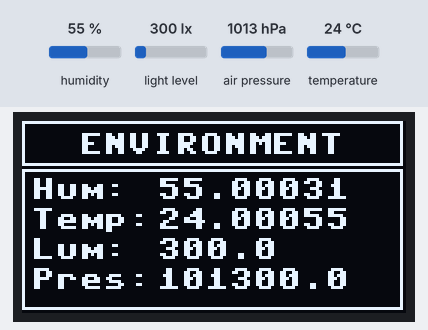
The program below on a simulated MicroPython board. On the bench: 128×64 one-colour display. The test bench sets the inputs (shaded band); at power-on: humidity 55 %, light level 300 lx, air pressure 1013 hPa, temperature 24 °C. Library files of the repository ran but are not shown: bmp280.py, ahtx0.py, bh1750.py, ssd1306.py; what the program prints to the serial console is not drawn.

Above: at 3.5 s.
3.6 s: humidity set to 22 %
At 4.8 s:
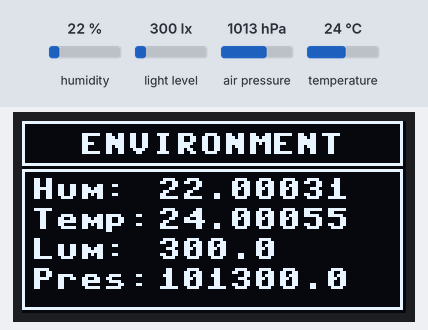
5.6 s: light level set to 40 lx
At 6.7 s:
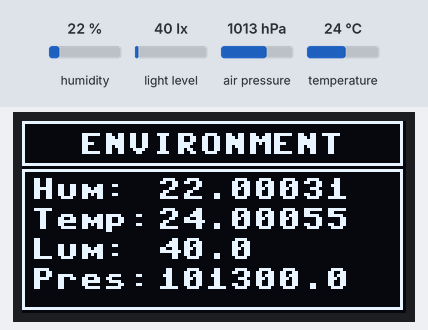
7.1 s: air pressure set to 952 hPa
At 8.4 s:
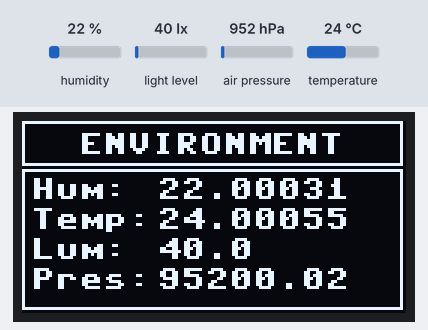
8.7 s: temperature set to 12 °C
At 10.2 s:
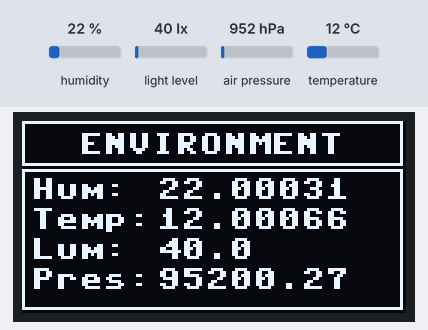
10.6 s: humidity set to 40 %
At 11.9 s:
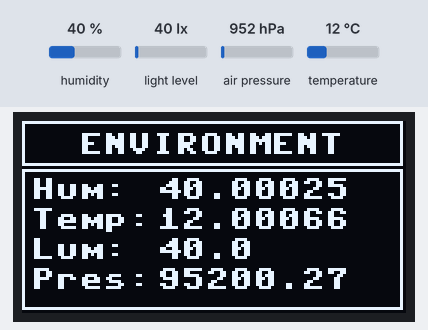
Timing chart, 0 to 13.6 s (numbered marks = the images above; inputs shaded):
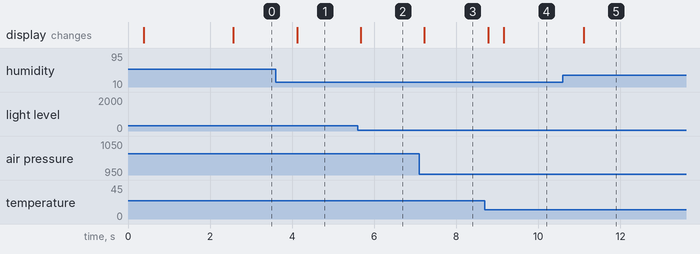

Measured:
- after the input at 3.6 s, the display: changes after 0.52 s (image 1)
- after the input at 5.6 s, the display: changes after 0.07 s (image 2)
- after the input at 7.1 s, the display: changes after 0.12 s (image 3)
- after the input at 8.7 s, the display: first changes after 0.07 s (image 4 shows a later state)
- after the input at 10.6 s, the display: changes after 0.50 s (image 5)

The program:

test.py
```python
from machine import I2C, Pin, SPI
from bmp280 import *
from utime import sleep, sleep_ms
import ahtx0
from bh1750 import BH1750
from ssd1306 import SSD1306_SPI
import framebuf


sclPin = Pin(1)
sdaPin = Pin(0)

sclPin_2 = Pin(15)
sdaPin_2 = Pin(14)

sclPin_3 = Pin(17)
sdaPin_3 = Pin(16)

WIDTH  = 128                                            # oled display width
HEIGHT = 64                                             # oled display height
buffer = bytearray(b"\x00\x00\x00\x00\x00\x00\x00\x00\x00\x00\x00\x00\x00|?\x00\x01\x86@\x80\x01\x01\x80\x80\x01\x11\x88\x80\x01\x05\xa0\x80\x00\x83\xc1\x00\x00C\xe3\x00\x00~\xfc\x00\x00L'\x00\x00\x9c\x11\x00\x00\xbf\xfd\x00\x00\xe1\x87\x00\x01\xc1\x83\x80\x02A\x82@\x02A\x82@\x02\xc1\xc2@\x02\xf6>\xc0\x01\xfc=\x80\x01\x18\x18\x80\x01\x88\x10\x80\x00\x8c!\x00\x00\x87\xf1\x00\x00\x7f\xf6\x00\x008\x1c\x00\x00\x0c \x00\x00\x03\xc0\x00\x00\x00\x00\x00\x00\x00\x00\x00\x00\x00\x00\x00")

i2c = I2C(0,scl=sclPin,sda=sdaPin, freq=200000) # la freq cannot rise above 100K, for the BMP280
i2c_2 = I2C(1,scl=sclPin_2, sda=sdaPin_2, freq=100000)

logo = framebuf.FrameBuffer(buffer, 32, 32, framebuf.MONO_HLSB)

spi = SPI(0,100000, mosi=Pin(19), miso=Pin(16), sck=Pin(18))
rst=Pin(20)
dc=Pin(17)
cs=Pin(2) # Not used in the display

addresses = i2c.scan()
addresses2 = i2c_2.scan()
print(i2c.scan())
print(i2c_2.scan())
# print(i2c_3.scan())

for i in addresses:
    print("Canal 0",hex(i))
for i in addresses2:
    print("Canal 1:",hex(i))
bmp = BMP280(i2c_bus=i2c_2)
sleep_ms(100)
bmp.use_case(BMP280_CASE_INDOOR)

aht10 = ahtx0.AHT10(i2c) #0x38
bh1750 = BH1750(0x23, i2c) #0x23
# oled = SSD1306_I2C(WIDTH, HEIGHT, i2c_2)
oled=SSD1306_SPI(WIDTH,HEIGHT, spi,dc,rst,cs)

print("OK")

oled.text("joseDev", 38,0)
oled.blit(logo, 48, 18)
oled.show()
sleep(2)
oled.fill(0)

oled.rect(0,0,127,15,1)
oled.rect(0,16,127,47,1)
oled.text("ENVIRONMENT", 19, 4)

def getLuminity():
    return str(bh1750.measurement)

def getTemperatureHumidity():
    return str(aht10.temperature), str(aht10.relative_humidity)

def getPressure():
    return str(bmp.pressure)

while True:

    tempHum = getTemperatureHumidity()
    temp = tempHum[0]
    hum = tempHum[1]
    lux = getLuminity()
    pres=getPressure()
    print("Pres: {}".format(pres))
    print("Lum: {}".format(lux))
    print("Temp: {}".format(temp))
    print("Hum: {}".format(hum))
    oled.fill_rect(1, 17, 125, 40,0)
    oled.text("Hum: ",3,19)
    oled.text(hum,45, 19)
    oled.text("Temp: ",3,29)
    oled.text(temp,45, 29)
    oled.text("Lum: ",3,39)
    oled.text(lux,45, 39)
    oled.text("Pres: ",3,49)
    oled.text(pres,45, 49)
    oled.show()
    sleep_ms(200)
```
